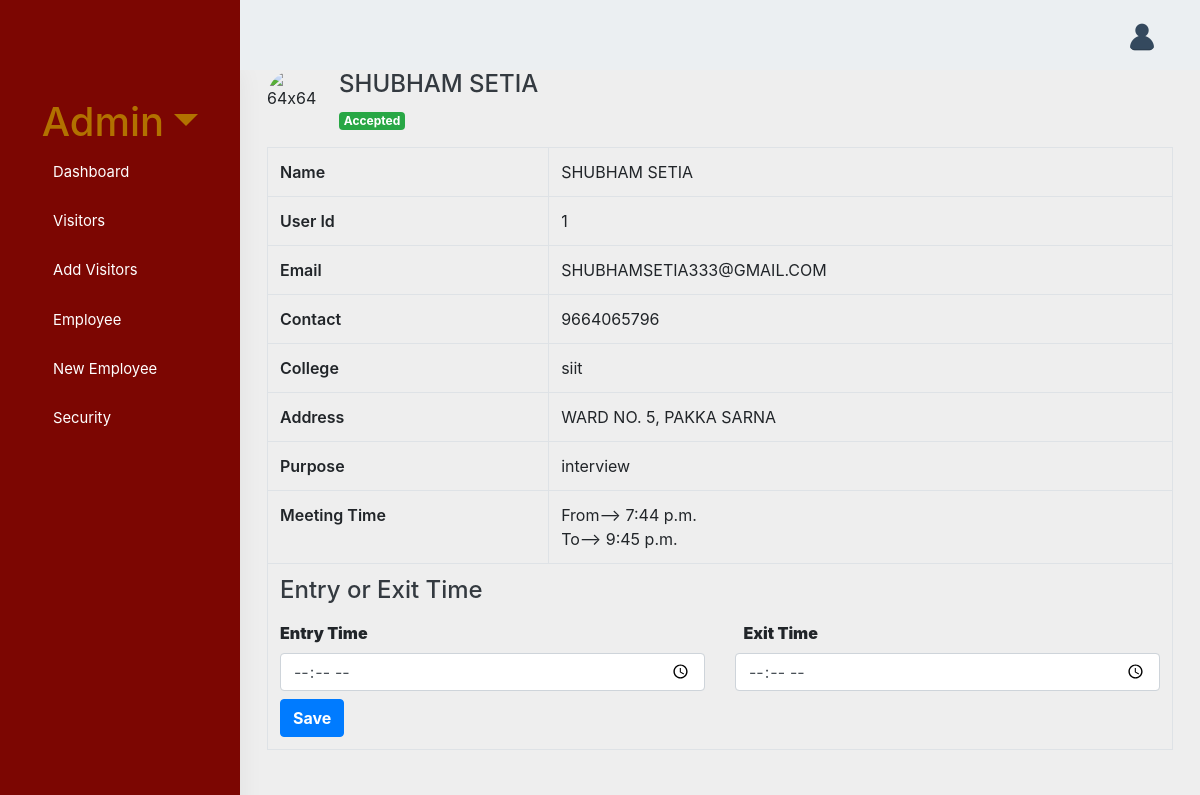
The app's page /EntryTime/1 (signed in) with its own data.
### visit/models.py (models this page shows, shortened)
class Student(models.Model):
    name = models.CharField(max_length=150, null=True)
    contact = models.PositiveIntegerField(null=True)
    email = models.EmailField(max_length=150, null=True)
    address = models.CharField(max_length=250, null=True)
    college = models.CharField(max_length=250, null=True)
    date = models.DateField(null=True, default=date.today)
    from_time = models.TimeField(null=False, default=datetime.now())
    to_time = models.TimeField(null=False)
    purpose = models.CharField(max_length=150, null=True)
    status = models.CharField(max_length=20,default="pending")
    student_entry_time = models.TimeField(null=True,default=None,blank=True)
    student_exit_time = models.TimeField(null=True,default=None,blank=True)

### visit/views.py (the view, shortened to what this page needs)
# urls.py: path('EntryTime/<int:pk>',views.EntryTime,name='EntryTime'),
@login_required(login_url='/login/')
@permission_required('visit.is_Security')
def EntryTime(request,pk):
    try:
        pk=pk
        st = Student.objects.get(id=pk)
        fm = SecurityTimeForm(request.POST or None, instance=st)
        return render(request,'visit/Entry.html',{'student': st, 'form': fm })
    except:
        visitor = Student.objects.filter(status="Accepted")|Student.objects.filter(status="Completed")
        visitor=visitor.filter(date=datetime.now().date()).order_by('date').reverse()
        data = visitor.values()
        page_number = request.GET.get('page')
        context = pagination(visitor, page_number)
        return render(request, 'visit/Security.html', context)

### visit/forms.py
class SecurityTimeForm(forms.ModelForm):
    class Meta:
        model = Student
        fields = ["student_entry_time", "student_exit_time"]
        widgets = {
            'student_entry_time': forms.TimeInput(attrs={'class': 'form-control', 'type': 'time'},format = '%H:%M'),
            'student_exit_time': forms.TimeInput(attrs={'class': 'form-control', 'type': 'time'},format = '%H:%M'),
        }

### visit/templates/visit/Entry.html (shortened to what this page needs)
{% extends 'base1.html' %}
{% load static %}
{% block content %}
{%  include 'visit/navbar1.html' %}
 <div class="container">
                        <div class="row">
                            <div class="col-12">
                                <div class="card-box">
                                    <div class="media mb-3">
                                        <img class="d-flex mr-3 rounded-circle avatar-md" alt="64x64" src="{{student.photo.url}}">
                                        <div class="media-body">
                                            <h4 class="media-heading mt-0">{{ student.name }}</h4>
                                            {%if student.status.title == "Rejected" %}<span class="badge badge-danger">Rejected</span>
                                            {%elif student.status.title == "Completed" %}<span class="badge bg-dark">Completed</span>
                                            {%elif student.status.title == "Accepted" %}<span class="badge badge-success">Accepted</span>
                                            {%else%}<span class="badge badge-warning">pending</span>{%endif%}
                                        </div>
                                    </div>
                                    <table id="datatable" class="table table-bordered dt-responsive nowrap">
                                        <tr>
                                            <th>Name</th>
                                            <td>{{ student.name }}</td>
                                        </tr>
                                        <tr>
                                            <th>User Id</th>
                                            <td>{{ student.id }}</td>
                                        </tr>
                                        <tr>
                                            <th>Email</th>
                                            <td>{{ student.email }}</td>
                                        </tr>
                                        <tr>
                                            <th>Contact</th>
                                            <td>{{student.contact}}</td>
                                        </tr>
                                        <tr>
                                            <th>College</th>
                                            <td>{{student.college}}</td>
                                        </tr>
                                        <tr>
                                            <th>Address</th>
                                            <td>{{student.address}}</td>
                                        </tr>
                                        <tr>
                                            <th>Purpose</th>
                                            <td>{{student.purpose}}</td>
                                        </tr>
                                        <tr>
                                            <th>Meeting Time</th>
                                            <td>From-->
                                            {{student.from_time}}
                                            <br>
                                            To-->
                                            {{student.to_time}}</td>
                                        </tr>
                                        <tr>
                                        <td colspan="2">
     <form id="search_form" method="POST" action="">
      <label><h4> Entry or Exit Time </h4> </label>
      <div class="row">
        <div class="col-6">
          <div class="form-group mb-2">
           <label><b>Entry Time</b></label>
            {{form.student_entry_time}}
          </div>
        </div>
        <div class="col-6">
          <div class="form-group mb-2">
            <label for="id_time">&nbsp</label>
            <label><b>Exit Time</b></label>
            {{form.student_exit_time}}
          </div>
        </div>
      </div>
      <button type="Submit" class="btn btn-primary"><b>Save</b></button>
    </form>
        </div></td></tr>
                                </div>
                            </div>
                        </div>
{% endblock content %}

### visit/templates/visit/sidebar.html (shortened to what this page needs)
{% load static %}
<div class="left-side-menu">
   <div class="slimscroll-menu">
 <link href="{% static 'css/app.css' %}" id="app-stylesheet" rel="stylesheet" type="text/css" />
       <div class="user-box text-center">
           <div class="dropdown">
               <a href="#" class="user-name dropdown-toggle h5 mt-2 mb-1 d-block" style="font-size:40px;" data-toggle="dropdown"  aria-expanded="false">{{user.username.capitalize}}</a>
           </div>
       </div>
        <div id="sidebar-menu" >
            <ul class="metismenu" id="side-menu">
                {%if request.user.is_superuser%}
        <li><a href="{% url 'visit:dashboard' %}" style=" display:flex !important;"><i class="mdi mdi-view-dashboard"></i> <span>Dashboard </span></a></li>
        <li><a href="{% url 'visit:visitor' %}" style=" display:flex !important;"><i class="fas fa-user-tie"></i><span> Visitors </span></a></li>
        <li><a href="{% url 'visit:newvisitor' %}" style="display:flex !important;"><i class="fas fa-user-plus"></i><span>Add&nbspVisitors</span></a></li>
        <li><a href="{% url 'visit:NewApplicants' %}" style=" display:flex !important;"><i class="fas fa-user-check"></i><span>Employee</span></a></li>
        <li><a href="{% url 'visit:register' %}" style=" display:flex !important;"><i class=" fas fa-user-edit"></i><span>New&nbspEmployee</span></a></li>
         <li><a href="{% url 'visit:security_page' %}" style=" display:flex !important;"><i class=" fas fa-user-shield"></i><span>Security</span></a></li>
         {% elif request.user.is_staff and perms.visit.is_Security %}
         <li style="margin-right: 10px;"><a href="{% url 'visit:security_page' %}" style=" display:flex !important;"><i  class="fas fa-user-shield"></i><span style="color:white;">Security Page</span></a></li>
       {%elif user.is_authenticated%}
        <li><a href="{% url 'visit:dashboard' %}" style="color: white !important; display:flex !important;"><i class="mdi mdi-view-dashboard"></i> <span>Dashboard </span></a></li>
         {% endif %}
            </ul>
        </div>
    </div>
</div>

### static/css/style.css (style rules this page uses)
body { padding: 0; margin: 0; overflow-x: hidden; }
span { display: block; padding: 0 0 5px; }
input, textarea { width: 90%; padding: 10px; margin-bottom: 20px; border: 1px solid #1c87c9; outline: none; }

### records on screen
Student: name "SHUBHAM SETIA", id "1", email "SHUBHAMSETIA333@GMAIL.COM", contact "9664065796", college "siit", address "WARD NO. 5, PAKKA SARNA", purpose "interview", from_time "7:44 p.m.", to_time "9:45 p.m."

### other values on screen
{{ user.username.capitalize }} "Admin"
